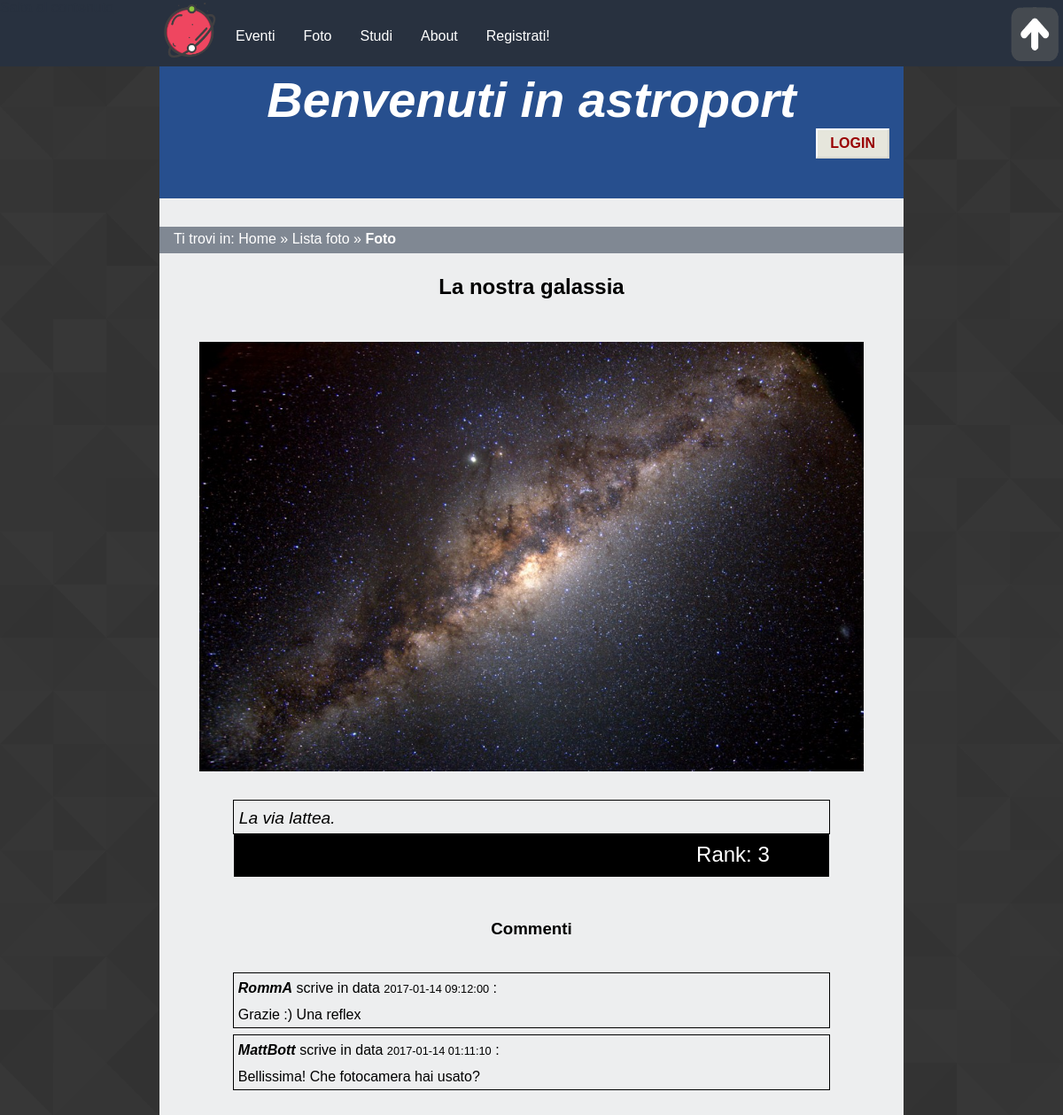
Screenshot of /fotoutente.php?idft=9 with the database file from the repository.
### tables this page shows
CREATE TABLE `foto` (
  `immagine` varchar(200) NOT NULL,
  `titolo` varchar(120) DEFAULT NULL,
  `idfoto` int(11) NOT NULL,
  `didascalia` text,
  `idstudio` int(11) DEFAULT NULL,
  `idastrofilo` varchar(40) DEFAULT NULL,
  `datainserimento` datetime NOT NULL
);

CREATE TABLE `commentafoto` (
  `idcommento` int(11) NOT NULL,
  `astrofilo` varchar(40) NOT NULL,
  `idfoto` int(11) NOT NULL,
  `commento` text NOT NULL,
  `datainserimento` datetime NOT NULL
);

CREATE TABLE `astrofilo` (
  `mail` varchar(40) NOT NULL,
  `nome` varchar(20) DEFAULT NULL,
  `cognome` varchar(20) DEFAULT NULL,
  `username` varchar(20) NOT NULL,
  `password` varchar(32) NOT NULL,
  `imgprofilo` blob
);

### backend/connessione.php (called while the page is built, shortened)
<?php
   $errore_DB=FALSE;
?>

### fotoutente.php (the view, shortened to what this page needs)
<?php
$idft=$_REQUEST['idft'];
    include "backend/connessione.php";
    echo file_get_contents("parti/fotoutente0.html");
    if(!isset($_SESSION['usermail'])) {
      echo file_get_contents("parti/headernonloggato.html");
    }else{
      echo file_get_contents("parti/headerloggato.html");
      $usr=$_SESSION['usermail'];
    }
    echo '<div id="breadcrumb">
      <p>Ti trovi in: <span xml:lang="en"><a href="index.php">Home</a></span> &raquo; <a href="listafoto.php">Lista foto</a> &raquo; <strong>Foto</strong></p>
    </div>';
   if($errore_DB==FALSE){
    $data_foto= "SELECT foto.*,astrofilo.username,astrofilo.imgprofilo
                FROM foto JOIN astrofilo ON foto.idastrofilo=astrofilo.mail
                WHERE foto.idfoto='$idft' AND foto.idstudio IS NULL";
    if(!$result=$connessione->query($data_foto)){
        echo '<p>Abbiamo riscontrato dei problemi nel visualizzare la foto.</p>';
    }else{
      if($result->num_rows > 0){
        $row=mysqli_fetch_array($result);
        $rank_query="SELECT SUM(voto) AS rank FROM giudicafoto WHERE idfoto=".$row['idfoto'];
        $rank_foto=$connessione->query($rank_query);
        $rank_row=mysqli_fetch_array($rank_foto);
    	echo'<h2>'.$row['titolo'].'</h2><img id="foto" src="'.$row['immagine'].'"  alt="'.$row['didascalia'].'" />';
      echo '
            <div class="big_list_element">
              <p id="p_didasc"> '.$row['didascalia'].'  </p>
            </div>';
      echo '<div id="rank">';
        echo '<p id="rank_txt"> <span xml:lang="en">Rank</span>: '.$rank_row['rank'].'</p></div>';
          echo '<h3>Commenti</h3>';
        $commenti_foto_query= "SELECT astrofilo.username,astrofilo.imgprofilo,commentafoto.commento,commentafoto.datainserimento
                       FROM commentafoto JOIN astrofilo ON commentafoto.astrofilo=astrofilo.mail
                       WHERE commentafoto.idfoto='$idft'
                       ORDER BY commentafoto.datainserimento DESC";
       if(!$commenti_foto=$connessione->query($commenti_foto_query))
         echo "Errore della query: ".$connessione->error.".";
       else{
          while($commenti_row=$commenti_foto->fetch_array(MYSQLI_ASSOC)){
            echo '
               <div class="big_list_element">
               <p><span class="user_comment"> '.$commenti_row['username'].'</span> scrive in data <span class="data_ora">'.$commenti_row['datainserimento'].'</span> : </p><p> '.$commenti_row['commento'].' </p></div>';
         }
       }
     }else echo '<p><strong>La foto che cerchi non esiste. </strong><a href="listafoto.php">Torna alla lista delle foto</a></p>';
    }
   }else echo $msg_errore_DB;
   echo file_get_contents("parti/fotoutente1.html");
?>

### style/desktop_style.css (style rules this page uses)
* { padding: 0em; margin: 0em; }
html { height:100%; min-height: 100%; }
body { font-family: Verdana, Helvetica, Georgia, sans-serif; max-width: 70%; min-width: 46.875em; margin-left: auto; margin-right: auto; height:100%; min-height: 100%; color: #000000; background-image: url("images/as.png"); }
a img { border:0; }
#content { background-color: #edeeef; min-height:100%; padding-bottom: 10em; }
#logo_home { float: left; width: 4.375em; height: 4.375em; margin-left: 15%; display: inline-block; }
#content_menu { width: 70%; }
#menu { background-color: #28313f; position: fixed; left: 0; width: 100%; height: 4.6875em; z-index: 2; }
#content_menu { margin-left: 15%; }
#menu #main_content { position:absolute; left:0; color:#28313f; }
#content_menu ul { list-style-type: none; }
#content_menu a { float: left; color: white; background-color: #28313f; padding: 1em; border: 0px solid black; height: 1.25em; text-align: center; text-decoration: none; display: inline-block; font-size: 1em; margin-top:1em; -ms-transition: 0.3s; -webkit-transition:0.3s; -moz-transition: 0.3s; transition: 0.3s; }
#tornasu { position: absolute; margin-top: 0.5em; right: 0; width: 4em; height: 4em; }
#header { background-color: #274f8e; clear: both; margin-left: auto; margin-right: auto; padding-top: 5em; height: 9em; }
#header h1 { font-size: 3.5em; }
#header h1 { color: white; font-style: italic; text-align: center; }
#content h2, #content h3 { text-align: center; margin-top: 1em; margin-bottom: 2em; }
#breadcrumb { background-color: #808893; width: 100%; margin-top: 2em; height: 1.875em; }
#content #breadcrumb p { color:white; margin-left: 0; margin-right: 0; padding-left: 1em; padding-top: 0.3em; }
#breadcrumb a { text-decoration: none; color: white; }
#button_reg, #log_b, #button_login a, #comment { background: #e6e6dc; font-size: 1em; color: #900; padding: 6px 14px; border-width: 2px; border-style: solid; border-color: #fff #d8d8d0 #d8d8d0 #fff; text-decoration: none; text-transform: uppercase; font-weight: bold; display: block; }
#button_login a { float: right; margin-right: 1em; margin-bottom: 2em; }
#foto { display: block; margin: auto; max-width: 750px; height: 100%; width: 100%; min-height:50px; min-width: 50px; margin-bottom: 2em; }
#rank { margin: auto; width: 80%; background-color: #000; height: 3em; margin-bottom: 3em; }
#content #rank_txt { font-size: 1.5em; padding-top: 0.35em; margin-right: 10%; width: auto; margin-left: 0; float: right; color: white; }
#content p { padding-top: 1.5em; width:70%; margin-left: auto; margin-right: auto; }
.user_comment { font-style: italic; font-weight: bold; }
#content .data_ora { font-size: 0.8em; }
#p_didasc { font-size: 1.2em; font-style: italic; }
#content .big_list_element { width: 80%; border: 1px solid black; margin-top: 0.4em; margin-left: auto; margin-right: auto; }
#content .element_content p, #content .big_list_element p { margin-top: 0.2em; padding: 0.3em; margin-left: 0; margin-right: 0; width: 95%; }

### rows the page displays
foto: titolo "La nostra galassia", immagine (picture), didascalia "La via lattea."
commentafoto: astrofilo.username "RommA", datainserimento "2017-01-14 09:12:00", commento "Grazie :) Una reflex"
commentafoto: astrofilo.username "MattBott", datainserimento "2017-01-14 01:11:10", commento "Bellissima! Che fotocamera hai usato?"

### other values shown
file_get_contents("parti/fotoutente0.html") "Eventi Foto Studi About Registrati! Benvenuti in astroport"
file_get_contents("parti/headernonloggato.html") "LOGIN"
$rank_row['rank'] "3"
